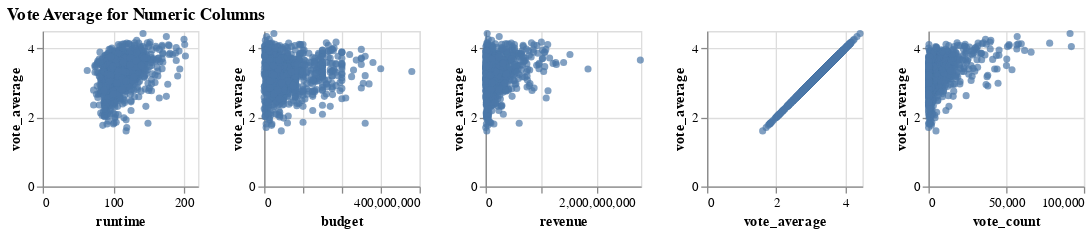

The code cell stored with this chart in its notebook:
### Markdown cell above
**Question 2.1** <br> {points: 2}  

Let's create a scatterplot matrix (SPLOM) for all numerical columns except id. This is going to be a time-intensive plot to create so we are going to create this in separate steps to help you get the idea. 

First, let's make a scatter plot that visualizes just the `vote_average` column on the y-axis with all the numeric columns from the list `numeric_cols` that you made in **Question 1.5** on the x-axis. 

You should display these plots as a single row and display them with a height and width of 120 so they can be seen without scrolling. 

*Save the plot in an object named `num_row_plot`.*

### Code cell
num_row_plot = alt.Chart(movies_df).mark_circle().encode(
    alt.X(alt.repeat('column'), type='quantitative'),
    alt.Y('vote_average')).properties(width=120, height=120).repeat(
    column=numeric_cols, title="Vote Average for Numeric Columns")
num_row_plot

### Figure 1 — Vega-Lite specification as saved in the notebook (floating-point values rounded to 4 significant figures; data arrays with more than 128 entries replaced by an {"elided": "..."} marker saying what was removed)
{"config": {"view": {"continuousWidth": 400, "continuousHeight": 300}}, "repeat": {"column": ["runtime", "budget", "revenue", "vote_average", "vote_count"]}, "spec": {"data": {"name": "data-f7df15cbb7589172219c000e0418ebaa"}, "mark": "circle", "encoding": {"x": {"type": "quantitative", "field": {"repeat": "column"}}, "y": {"type": "quantitative", "field": "vote_average"}}, "height": 120, "width": 120}, "title": "Vote Average for Numeric Columns", "$schema": "https://vega.github.io/schema/vega-lite/v4.8.1.json", "datasets": {"data-f7df15cbb7589172219c000e0418ebaa": {"elided": "1008 records"}}}
